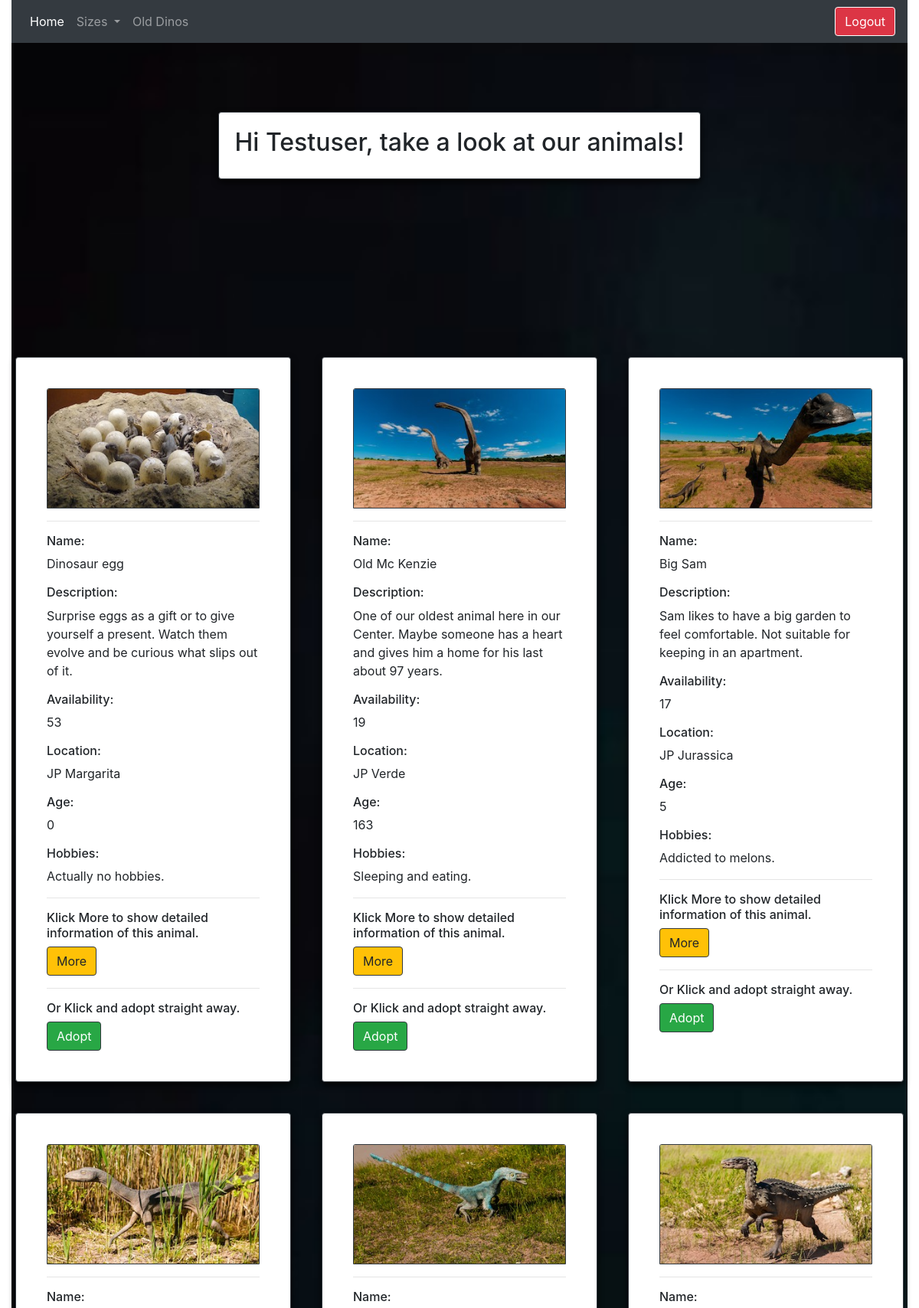
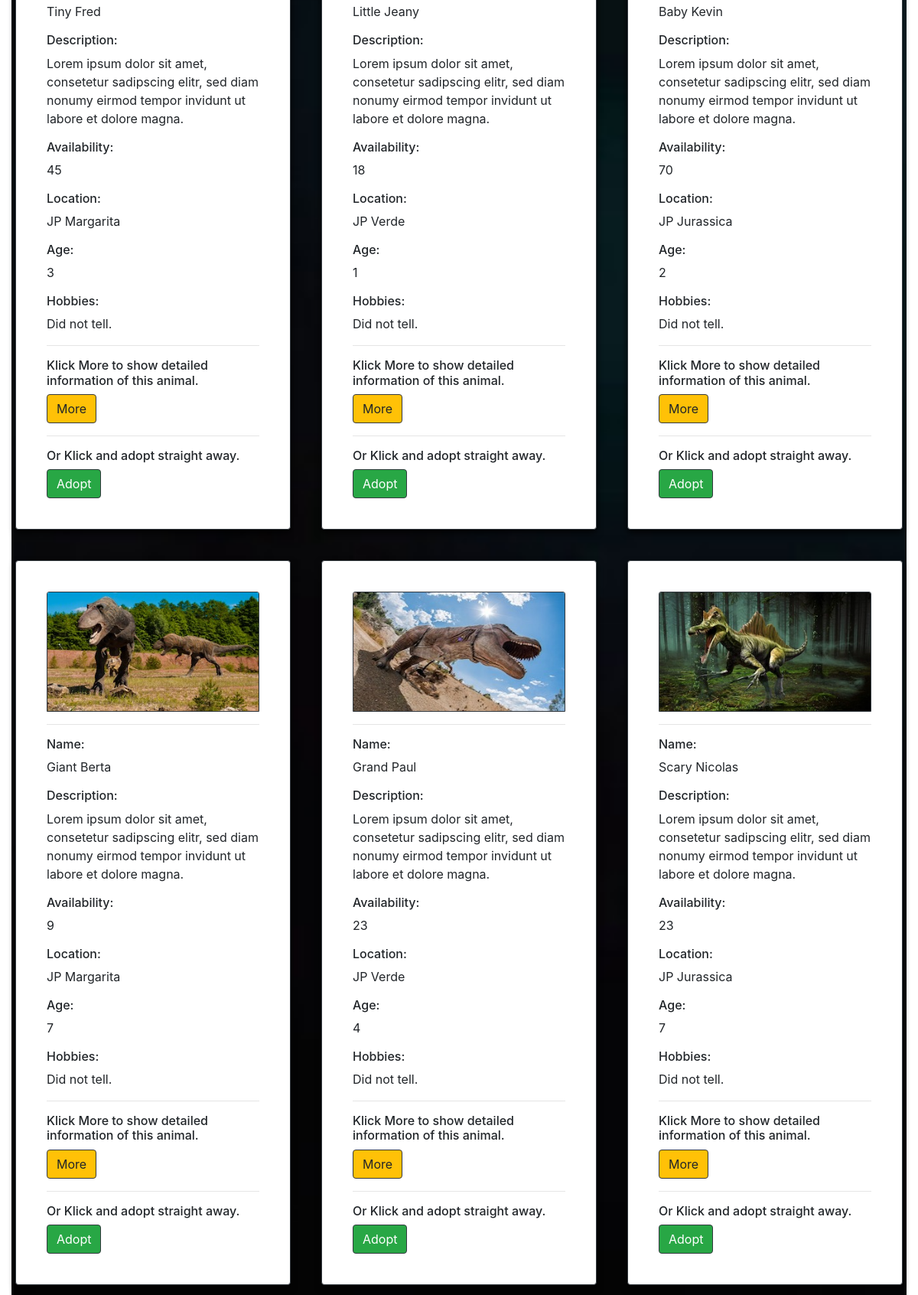
The page /home.php (signed in, upper part) on the database its author committed (2 pictures, top to bottom).
### tables this page shows
CREATE TABLE `users` (
  `userId` int(11) NOT NULL,
  `userName` varchar(30) NOT NULL,
  `userEmail` varchar(60) NOT NULL,
  `userPass` varchar(255) NOT NULL,
  `status` enum('user','admin') NOT NULL DEFAULT 'user'
);

CREATE TABLE `animals` (
  `id` int(11) NOT NULL,
  `img` varchar(50) NOT NULL,
  `name` varchar(50) NOT NULL,
  `description` varchar(500) NOT NULL,
  `availability` int(10) NOT NULL,
  `island` varchar(50) NOT NULL,
  `loc_img` varchar(50) NOT NULL,
  `loc_name` varchar(50) NOT NULL,
  `address` varchar(50) NOT NULL,
  `zip` varchar(50) NOT NULL,
  `size` varchar(15) DEFAULT NULL,
  `age` int(10) DEFAULT NULL,
  `hobbies` varchar(50) DEFAULT NULL,
  `active` int(1) NOT NULL DEFAULT 0
);

### home.php (the view, shortened to what this page needs)
<?php
require_once 'dbconnect.php';
$res=mysqli_query($conn, "SELECT * FROM users WHERE userId=".$_SESSION['user']);
$userRow=mysqli_fetch_array($res, MYSQLI_ASSOC);
?>
<!DOCTYPE html>
<html lang="en">
<head>
    <link rel="stylesheet" type="text/css" href="styles/styles1.css" />
    <link rel="stylesheet" type="text/css" href="https://maxcdn.bootstrapcdn.com/font-awesome/4.7.0/css/font-awesome.min.css" />
    <link rel="stylesheet" href="https://stackpath.bootstrapcdn.com/bootstrap/4.5.0/css/bootstrap.min.css">
</head>
<body>
<div class="container-fluid">
    <nav class="navbar navbar-expand-lg navbar-dark bg-dark">
    <div class="collapse navbar-collapse" id="navbarNavDropdown">
        <ul class="navbar-nav">
        <li class="nav-item active">
            <a class="nav-link" href="home.php">Home<span class="sr-only">(current)</span></a>
        </li>
        <li class="nav-item dropdown">
        <a class="nav-link dropdown-toggle" href="#" id="navbarDropdown" role="button" data-toggle="dropdown" aria-haspopup="true" aria-expanded="false">
          Sizes
        </a>
      </li>
         <li class="nav item">
            <a class="nav-link" href="old_dinos.php">Old Dinos</a>
         </li>
        </ul>
    </div>
    <a class="btn btn-danger border border-white" href="logout.php?logout">Logout</a>
    </nav>
    <div class="parallax_section1 parallax_image">
    </div>
<div class="parallax_section2 parallax_image">
  <div class="row">
        <div class="card border-dark">
           <h2> Hi <?php echo $userRow['userName' ]; ?>, take a look at our animals!</h2>
        </div>
    </div>
</div>
<div class="parallax_section1 parallax_image">
</div>
<div class="parallax_section2 parallax_image">
  <div class="row">
            <?php
                    $sql = "SELECT * FROM animals WHERE active = 0";
                    $result = $conn->query($sql);
                    if($result->num_rows > 0) {
                        while($row = $result->fetch_assoc()) {
                      echo
            "<div class='card card1 border-dark'>
                <div class='card-body'>
                   <img class='card-img-top border border-dark' src=".$row['img']." alt='Card image cap'>
                                <hr>
                                <h6 class='card-text'>Name:</h6><p>" .$row['name']."</p>
                                <h6 class='card-text'>Description:</h6><p>" .$row['description']."</p>
                                <h6 class='card-text'>Availability:</h6><p>" .$row['availability']."</p>
                                <h6 class='card-text'>Location:</h6><p>" .$row['loc_name']."</p>
                                <h6 class='card-text'>Age:</h6><p>" .$row['age']."</p>
                                <h6 class='card-text'>Hobbies:</h6><p>" .$row['hobbies']."</p>
                                <hr>
                                <h6>Klick More to show detailed information of this animal.</h6>
                                <a href='details.php?id=" .$row['id']."'><button class='btn btn-warning border border-dark' type='button'>More</button></a><hr>
                                <h6>Or Klick and adopt straight away.</h6>
                                <a href='adopt.php?id=" .$row['id']."'><button class='btn btn-success border border-dark' type='button'>Adopt</button></a>
                </div>
            </div>";
            }
                     } else  {
                    echo  "<tr><td colspan='5'><center>No Data Avaliable</center></td></tr>";
                    }
                    ?>
    </div>
</div>
</div>
</body>
</html>

### styles/styles1.css (style rules this page uses)
body { font-family: "Roboto", sans-serif; }
.parallax_section1 { height: 70px; background-repeat: no-repeat; background-attachment: fixed; background-size: cover; background-position: 100% auto; position: relative; }
.parallax_section2 { min-height: 250px; background-repeat: no-repeat; background-attachment: fixed; background-size: cover; background-position: 100% auto; position: relative; }
.parallax_image { background-image: url(../img/parallax.jpg); }
.row { display: flex; flex-wrap: wrap; justify-content: space-around; }
.card { margin: 20px 10px 20px 10px; padding: 20px 20px 20px 20px; transition: all 0.5s; box-shadow: 0 4px 8px 0 rgba(0, 0, 0, 0.8); }
.card1 { margin: 20px 10px 20px 10px; padding: 20px 20px 20px 20px; max-width: 30vw; transition: all 0.5s; box-shadow: 0 4px 8px 0 rgba(0, 0, 0, 0.8); }

### rows shown on the page
users: userName "Testuser"
animals: img (picture), name "Dinosaur egg", description "Surprise eggs as a gift or to give yourself a present. Watch them evolve and be curious what slips out of it.", availability "53", loc_name "JP Margarita", age "0", hobbies "Actually no hobbies."
animals: img (picture), name "Old Mc Kenzie", description "One of our oldest animal here in our Center. Maybe someone has a heart and gives him a home for his last about 97 years.", availability "19", loc_name "JP Verde", age "163", hobbies "Sleeping and eating."
animals: img (picture), name "Big Sam", description "Sam likes to have a big garden to feel comfortable. Not suitable for keeping in an apartment.", availability "17", loc_name "JP Jurassica", age "5", hobbies "Addicted to melons."
animals: img (picture), name "Tiny Fred", description "Lorem ipsum dolor sit amet, consetetur sadipscing elitr, sed diam nonumy eirmod tempor invidunt ut labore et dolore magna.", availability "45", loc_name "JP Margarita", age "3", hobbies "Did not tell."
animals: img (picture), name "Little Jeany", description "Lorem ipsum dolor sit amet, consetetur sadipscing elitr, sed diam nonumy eirmod tempor invidunt ut labore et dolore magna.", availability "18", loc_name "JP Verde", age "1", hobbies "Did not tell."
animals: img (picture), name "Baby Kevin", description "Lorem ipsum dolor sit amet, consetetur sadipscing elitr, sed diam nonumy eirmod tempor invidunt ut labore et dolore magna.", availability "70", loc_name "JP Jurassica", age "2", hobbies "Did not tell."
animals: img (picture), name "Giant Berta", description "Lorem ipsum dolor sit amet, consetetur sadipscing elitr, sed diam nonumy eirmod tempor invidunt ut labore et dolore magna.", availability "9", loc_name "JP Margarita", age "7", hobbies "Did not tell."
animals: img (picture), name "Grand Paul", description "Lorem ipsum dolor sit amet, consetetur sadipscing elitr, sed diam nonumy eirmod tempor invidunt ut labore et dolore magna.", availability "23", loc_name "JP Verde", age "4", hobbies "Did not tell."
animals: img (picture), name "Scary Nicolas", description "Lorem ipsum dolor sit amet, consetetur sadipscing elitr, sed diam nonumy eirmod tempor invidunt ut labore et dolore magna.", availability "23", loc_name "JP Jurassica", age "7", hobbies "Did not tell."
